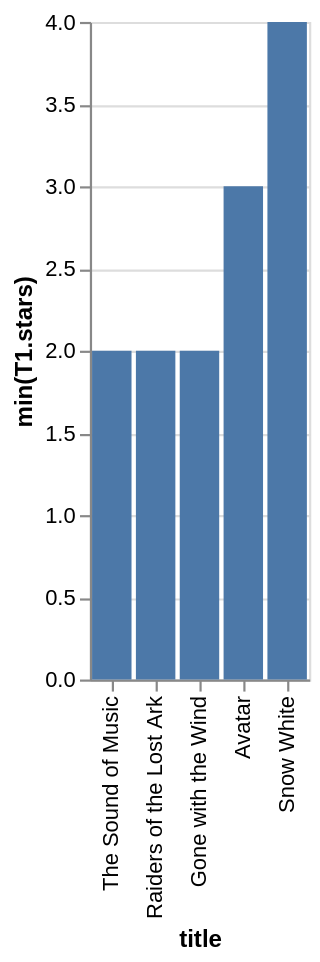

Here is the Vega-Lite specification saved for this chart:
### Vega-Lite specification from a JSON file in a GitHub repository (floating-point values rounded to 4 significant figures)
{"data": {"values": [{"x_data": "Snow White", "y_data": 4}, {"x_data": "Avatar", "y_data": 3}, {"x_data": "The Sound of Music", "y_data": 2}, {"x_data": "Raiders of the Lost Ark", "y_data": 2}, {"x_data": "Gone with the Wind", "y_data": 2}]}, "mark": "bar", "encoding": {"x": {"field": "x_data", "type": "nominal", "title": "title", "sort": {"op": "sum", "field": "y_data", "order": "ascending"}}, "y": {"field": "y_data", "type": "quantitative", "title": "min(T1.stars)"}}}
